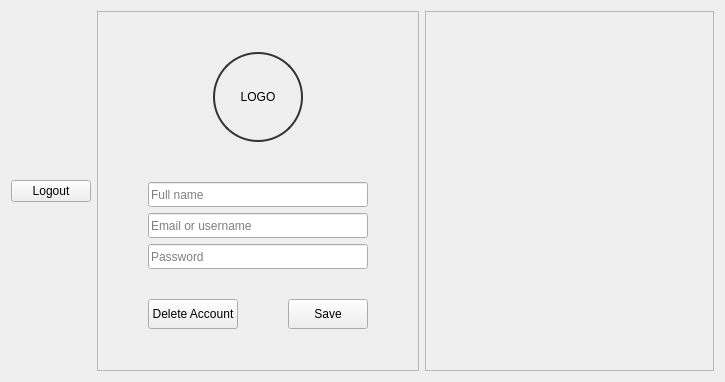
<?xml version="1.0" encoding="UTF-8"?>
<ui version="4.0">
 <class>Form</class>
 <widget class="QWidget" name="Form">
  <property name="geometry">
   <rect>
    <x>0</x>
    <y>0</y>
    <width>725</width>
    <height>382</height>
   </rect>
  </property>
  <property name="windowTitle">
   <string>Form</string>
  </property>
  <layout class="QHBoxLayout" name="horizontalLayout">
   <item>
    <layout class="QVBoxLayout" name="left_panel_profile">
     <property name="sizeConstraint">
      <enum>QLayout::SetMinimumSize</enum>
     </property>
     <item>
      <widget class="QPushButton" name="pushButton_5">
       <property name="text">
        <string>Logout</string>
       </property>
      </widget>
     </item>
    </layout>
   </item>
   <item>
    <widget class="QFrame" name="frame_5">
     <property name="frameShape">
      <enum>QFrame::StyledPanel</enum>
     </property>
     <property name="frameShadow">
      <enum>QFrame::Raised</enum>
     </property>
     <layout class="QVBoxLayout" name="verticalLayout_24">
      <property name="spacing">
       <number>0</number>
      </property>
      <property name="sizeConstraint">
       <enum>QLayout::SetMinimumSize</enum>
      </property>
      <property name="leftMargin">
       <number>0</number>
      </property>
      <property name="topMargin">
       <number>0</number>
      </property>
      <property name="rightMargin">
       <number>0</number>
      </property>
      <property name="bottomMargin">
       <number>0</number>
      </property>
      <item alignment="Qt::AlignHCenter">
       <widget class="QLabel" name="signup_photo_label_2">
        <property name="minimumSize">
         <size>
          <width>90</width>
          <height>90</height>
         </size>
        </property>
        <property name="maximumSize">
         <size>
          <width>90</width>
          <height>90</height>
         </size>
        </property>
        <property name="styleSheet">
         <string notr="true">border-radius: 45px;  border: 1.5px solid #333;</string>
        </property>
        <property name="text">
         <string>LOGO</string>
        </property>
        <property name="alignment">
         <set>Qt::AlignCenter</set>
        </property>
       </widget>
      </item>
      <item>
       <layout class="QVBoxLayout" name="verticalLayout_25">
        <property name="sizeConstraint">
         <enum>QLayout::SetMinimumSize</enum>
        </property>
        <property name="leftMargin">
         <number>50</number>
        </property>
        <property name="topMargin">
         <number>0</number>
        </property>
        <property name="rightMargin">
         <number>50</number>
        </property>
        <property name="bottomMargin">
         <number>0</number>
        </property>
        <item>
         <layout class="QVBoxLayout" name="verticalLayout_26">
          <property name="spacing">
           <number>6</number>
          </property>
          <property name="sizeConstraint">
           <enum>QLayout::SetMinimumSize</enum>
          </property>
          <property name="topMargin">
           <number>0</number>
          </property>
          <property name="rightMargin">
           <number>0</number>
          </property>
          <property name="bottomMargin">
           <number>15</number>
          </property>
          <item>
           <widget class="QLineEdit" name="full_name_lineEdit_2">
            <property name="sizePolicy">
             <sizepolicy hsizetype="Preferred" vsizetype="Preferred">
              <horstretch>0</horstretch>
              <verstretch>0</verstretch>
             </sizepolicy>
            </property>
            <property name="minimumSize">
             <size>
              <width>0</width>
              <height>25</height>
             </size>
            </property>
            <property name="maximumSize">
             <size>
              <width>16777215</width>
              <height>25</height>
             </size>
            </property>
            <property name="styleSheet">
             <string notr="true"/>
            </property>
            <property name="text">
             <string/>
            </property>
            <property name="placeholderText">
             <string>Full name</string>
            </property>
           </widget>
          </item>
          <item>
           <widget class="QLineEdit" name="signup_username_lineEdit_2">
            <property name="minimumSize">
             <size>
              <width>0</width>
              <height>25</height>
             </size>
            </property>
            <property name="styleSheet">
             <string notr="true"/>
            </property>
            <property name="placeholderText">
             <string>Email or username</string>
            </property>
           </widget>
          </item>
          <item>
           <widget class="QLineEdit" name="signup_password_lineEdit_2">
            <property name="minimumSize">
             <size>
              <width>0</width>
              <height>25</height>
             </size>
            </property>
            <property name="styleSheet">
             <string notr="true"/>
            </property>
            <property name="placeholderText">
             <string>Password</string>
            </property>
           </widget>
          </item>
         </layout>
        </item>
        <item>
         <layout class="QHBoxLayout" name="horizontalLayout_4">
          <property name="spacing">
           <number>50</number>
          </property>
          <property name="sizeConstraint">
           <enum>QLayout::SetMaximumSize</enum>
          </property>
          <property name="topMargin">
           <number>15</number>
          </property>
          <property name="bottomMargin">
           <number>0</number>
          </property>
          <item>
           <widget class="QPushButton" name="to_login_button_2">
            <property name="minimumSize">
             <size>
              <width>0</width>
              <height>30</height>
             </size>
            </property>
            <property name="maximumSize">
             <size>
              <width>230</width>
              <height>30</height>
             </size>
            </property>
            <property name="cursor">
             <cursorShape>PointingHandCursor</cursorShape>
            </property>
            <property name="styleSheet">
             <string notr="true"/>
            </property>
            <property name="text">
             <string>Delete Account</string>
            </property>
           </widget>
          </item>
          <item>
           <widget class="QPushButton" name="signup_button_2">
            <property name="minimumSize">
             <size>
              <width>0</width>
              <height>30</height>
             </size>
            </property>
            <property name="maximumSize">
             <size>
              <width>230</width>
              <height>30</height>
             </size>
            </property>
            <property name="cursor">
             <cursorShape>PointingHandCursor</cursorShape>
            </property>
            <property name="styleSheet">
             <string notr="true"/>
            </property>
            <property name="text">
             <string>Save</string>
            </property>
           </widget>
          </item>
         </layout>
        </item>
       </layout>
      </item>
     </layout>
    </widget>
   </item>
   <item>
    <widget class="QFrame" name="profile_right_frame">
     <property name="sizePolicy">
      <sizepolicy hsizetype="Expanding" vsizetype="Expanding">
       <horstretch>0</horstretch>
       <verstretch>0</verstretch>
      </sizepolicy>
     </property>
     <property name="frameShape">
      <enum>QFrame::StyledPanel</enum>
     </property>
     <property name="frameShadow">
      <enum>QFrame::Raised</enum>
     </property>
    </widget>
   </item>
  </layout>
 </widget>
 <resources/>
 <connections/>
</ui>
